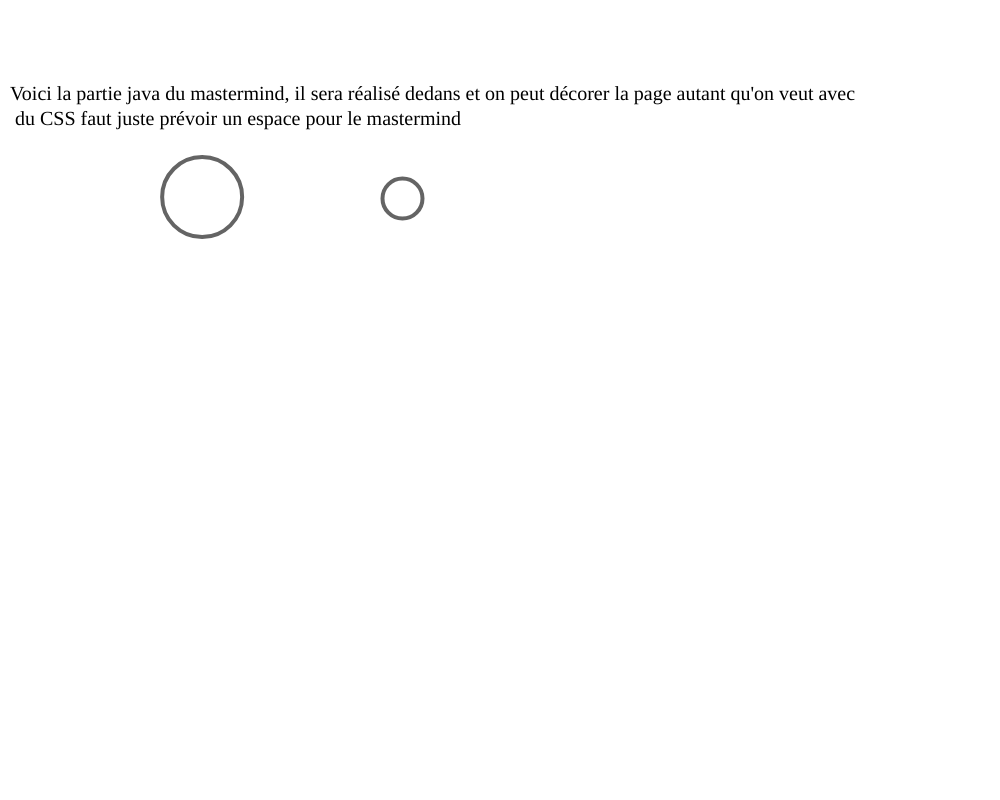
Frame 1 (no input)
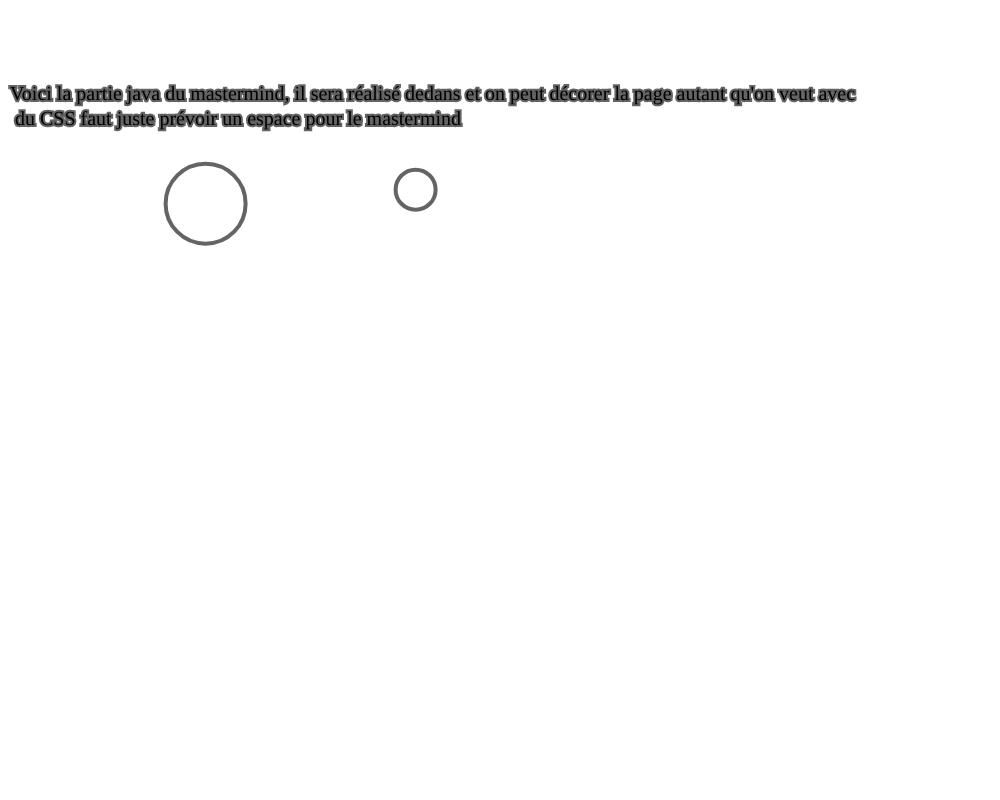
Frame 60 (no input)
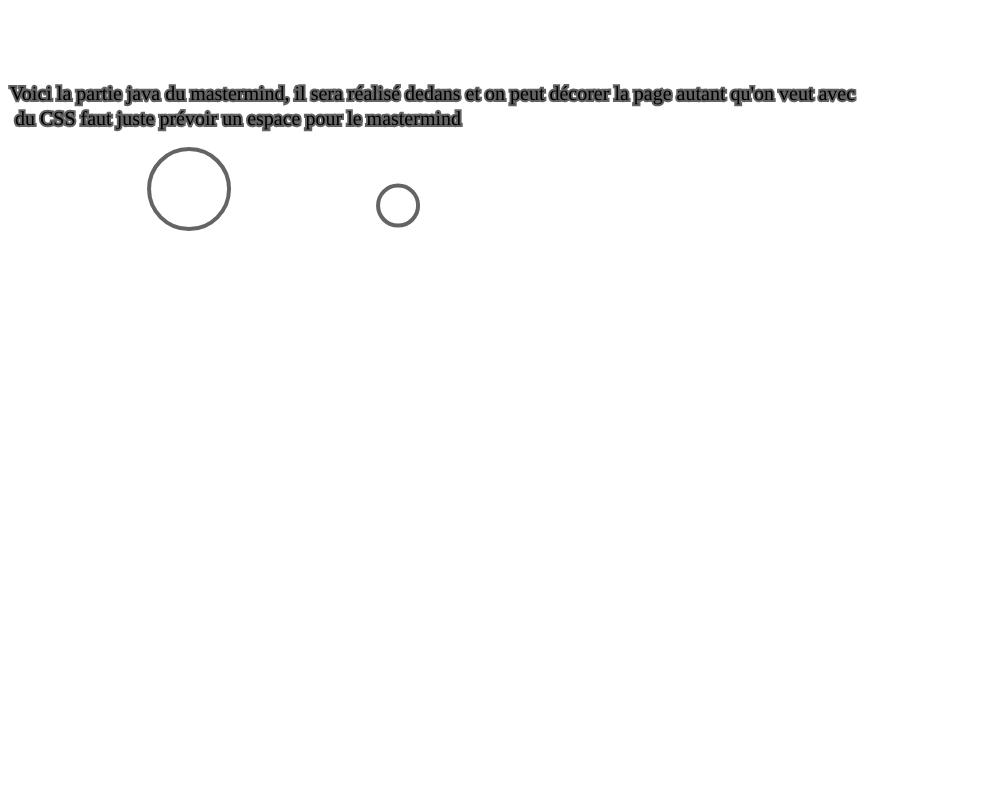
Frame 120 (the mouse pressed at the canvas centre since frame 60)

The p5.js sketch that drew these frames (run headless with seeded random() and noise() and a simulated clock; from frame 60 on, the mouse is pressed at the canvas centre):

// p5.js sketch
// ── sketch.js
//P5.js :D

let bubble1;
let bubble2;

function setup() {
  createCanvas(1000, 800);
  bubble1 = new Bubble(200, 200, 40);
  bubble2 = new Bubble(400, 200, 20);
}

function draw() {
  background(255);
  fill(0);
  textSize(20);
  textFont("Georgia");
  text("Voici la partie java du mastermind, il sera réalisé dedans et on peut décorer la page autant qu'on veut avec\n du CSS faut juste prévoir un espace pour le mastermind",10,100);
  bubble1.move();
  bubble1.show();
  bubble2.move();
  bubble2.show();
}

class Bubble {
  constructor(x, y, r) {
    this.x = x;
    this.y = y;
    this.r = r;
  }

  move() {
    this.x = this.x + random(-5, 5);
    this.y = this.y + random(-5, 5);
  }

  show() {
    stroke(100);
    strokeWeight(4);
    noFill();
    ellipse(this.x, this.y, this.r * 2);
  }
}

// ── MasterMind.css
h1 {
    color: #5f91ff;
}


.home {
	position: absolute;
	top:5%;
	left:90%;
}

/*les étoiles que tu aimes Paul*/
.backgroundNight {
    background: radial-gradient(ellipse at bottom, #1b2735 0%, #090a0f 100%);
    height: 50vh;
    overflow: hidden;
    display: -webkit-box;
    display: block;
  }
  
  .anim {
    -webkit-box-align: stretch;
            align-items: stretch;
  }
  
  .night {
    position: relative;
    width: 100%;
    height: 100%;
    -webkit-transform: rotateZ(45deg);
            transform: rotateZ(45deg);
  }
  
  .shooting_star {
    position: absolute;
    left: 0%;
    top: 0%;
    height: 4px;
    background: linear-gradient(-45deg, #5f91ff, rgba(0, 0, 255, 0));
    border-radius: 999px;
    -webkit-filter: drop-shadow(0 0 6px #699bff);
            filter: drop-shadow(0 0 6px #699bff);
    -webkit-animation: tail 3000ms ease-in-out infinite, shooting 3000ms ease-in-out infinite;
            animation: tail 3000ms ease-in-out infinite, shooting 3000ms ease-in-out infinite;
  }
  .shooting_star::before, .shooting_star::after {
    content: '';
    position: absolute;
    top: calc(100% - 1px);
    right: 0;
    height: 4px;
    background: linear-gradient(-45deg, rgba(0, 0, 255, 0), #5f91ff, rgba(0, 0, 255, 0));
    -webkit-transform: translateX(100%) rotateZ(45deg);
            transform: translateX(100%) rotateZ(45deg);
    border-radius: 100%;
    -webkit-animation: shining 3000ms ease-in-out infinite;
            animation: shining 3000ms ease-in-out infinite;
  }
  .shooting_star::after {
    -webkit-transform: translateX(100%) rotateZ(-45deg);
            transform: translateX(100%) rotateZ(-45deg);
  }
  .shooting_star:nth-child(1) {
    top: calc(100% - 6px);
    left: calc(100% - 178px);
    -webkit-animation-delay: 90ms;
            animation-delay: 90ms;
  }
  .shooting_star:nth-child(1)::before, .shooting_star:nth-child(1)::after, .shooting_star:nth-child(1)::after {
    -webkit-animation-delay: 90ms;
            animation-delay: 90ms;
  }
  .shooting_star:nth-child(2) {
    top: calc(100% - -92px);
    left: calc(100% - 198px);
    -webkit-animation-delay: 9800ms;
            animation-delay: 9800ms;
  }
  .shooting_star:nth-child(2)::before, .shooting_star:nth-child(2)::after, .shooting_star:nth-child(2)::after {
    -webkit-animation-delay: 9800ms;
            animation-delay: 9800ms;
  }
  .shooting_star:nth-child(3) {
    top: calc(100% - 9px);
    left: calc(100% - 99px);
    -webkit-animation-delay: 378ms;
            animation-delay: 378ms;
  }
  .shooting_star:nth-child(3)::before, .shooting_star:nth-child(3)::after, .shooting_star:nth-child(3)::after {
    -webkit-animation-delay: 378ms;
            animation-delay: 378ms;
  }
  .shooting_star:nth-child(4) {
    top: calc(100% - 178px);
    left: calc(100% - 269px);
    -webkit-animation-delay: 1002ms;
            animation-delay: 1002ms;
  }
  .shooting_star:nth-child(4)::before, .shooting_star:nth-child(4)::after, .shooting_star:nth-child(4)::after {
    -webkit-animation-delay: 1002ms;
            animation-delay: 1002ms;
  }
  .shooting_star:nth-child(5) {
    top: calc(100% - -163px);
    left: calc(100% - 100px);
    -webkit-animation-delay: 6810ms;
            animation-delay: 6810ms;
  }
  .shooting_star:nth-child(5)::before, .shooting_star:nth-child(5)::after, .shooting_star:nth-child(5)::after {
    -webkit-animation-delay: 6810ms;
            animation-delay: 6810ms;
  }
  .shooting_star:nth-child(6) {
    top: calc(100% - 47px);
    left: calc(100% - 200px);
    -webkit-animation-delay: 1098ms;
            animation-delay: 1098ms;
  }
  .shooting_star:nth-child(6)::before, .shooting_star:nth-child(6)::after, .shooting_star:nth-child(6)::after {
    -webkit-animation-delay: 1098ms;
            animation-delay: 1098ms;
  }
  .shooting_star:nth-child(7) {
    top: calc(100% - -37px);
    left: calc(100% - 241px);
    -webkit-animation-delay: 9494ms;
            animation-delay: 9494ms;
  }
  .shooting_star:nth-child(7)::before, .shooting_star:nth-child(7)::after, .shooting_star:nth-child(7)::after {
    -webkit-animation-delay: 9494ms;
            animation-delay: 9494ms;
  }
  .shooting_star:nth-child(8) {
    top: calc(100% - -129px);
    left: calc(100% - 141px);
    -webkit-animation-delay: 1677ms;
            animation-delay: 1677ms;
  }
  .shooting_star:nth-child(8)::before, .shooting_star:nth-child(8)::after, .shooting_star:nth-child(8)::after {
    -webkit-animation-delay: 1677ms;
            animation-delay: 1677ms;
  }
  .shooting_star:nth-child(9) {
    top: calc(100% - 187px);
    left: calc(100% - 245px);
    -webkit-animation-delay: 3182ms;
            animation-delay: 3182ms;
  }
  .shooting_star:nth-child(9)::before, .shooting_star:nth-child(9)::after, .shooting_star:nth-child(9)::after {
    -webkit-animation-delay: 3182ms;
            animation-delay: 3182ms;
  }
  .shooting_star:nth-child(10) {
    top: calc(100% - -177px);
    left: calc(100% - 79px);
    -webkit-animation-delay: 6017ms;
            animation-delay: 6017ms;
  }
  .shooting_star:nth-child(10)::before, .shooting_star:nth-child(10)::after, .shooting_star:nth-child(10)::after {
    -webkit-animation-delay: 6017ms;
            animation-delay: 6017ms;
  }
  .shooting_star:nth-child(11) {
    top: calc(100% - 152px);
    left: calc(100% - 285px);
    -webkit-animation-delay: 5995ms;
            animation-delay: 5995ms;
  }
  .shooting_star:nth-child(11)::before, .shooting_star:nth-child(11)::after, .shooting_star:nth-child(11)::after {
    -webkit-animation-delay: 5995ms;
            animation-delay: 5995ms;
  }
  .shooting_star:nth-child(12) {
    top: calc(100% - -180px);
    left: calc(100% - 226px);
    -webkit-animation-delay: 979ms;
            animation-delay: 979ms;
  }
  .shooting_star:nth-child(12)::before, .shooting_star:nth-child(12)::after, .shooting_star:nth-child(12)::after {
    -webkit-animation-delay: 979ms;
            animation-delay: 979ms;
  }
  .shooting_star:nth-child(13) {
    top: calc(100% - 16px);
    left: calc(100% - 23px);
    -webkit-animation-delay: 5542ms;
            animation-delay: 5542ms;
  }
  .shooting_star:nth-child(13)::before, .shooting_star:nth-child(13)::after, .shooting_star:nth-child(13)::after {
    -webkit-animation-delay: 5542ms;
            animation-delay: 5542ms;
  }
  .shooting_star:nth-child(14) {
    top: calc(100% - 163px);
    left: calc(50% - 264px);
    -webkit-animation-delay: 5175ms;
            animation-delay: 5175ms;
  }
  .shooting_star:nth-child(14)::before, .shooting_star:nth-child(14)::after, .shooting_star:nth-child(14)::after {
    -webkit-animation-delay: 5175ms;
            animation-delay: 5175ms;
  }
  .shooting_star:nth-child(15) {
    top: calc(50% - 49px);
    left: calc(50% - 175px);
    -webkit-animation-delay: 9771ms;
            animation-delay: 9771ms;
  }
  .shooting_star:nth-child(15)::before, .shooting_star:nth-child(15)::after, .shooting_star:nth-child(15)::after {
    -webkit-animation-delay: 9771ms;
            animation-delay: 9771ms;
  }
  .shooting_star:nth-child(16) {
    top: calc(50% - 27px);
    left: calc(50% - 291px);
    -webkit-animation-delay: 5599ms;
            animation-delay: 5599ms;
  }
  .shooting_star:nth-child(16)::before, .shooting_star:nth-child(16)::after, .shooting_star:nth-child(16)::after {
    -webkit-animation-delay: 5599ms;
            animation-delay: 5599ms;
  }
  .shooting_star:nth-child(17) {
    top: calc(50% - 182px);
    left: calc(50% - 214px);
    -webkit-animation-delay: 225ms;
            animation-delay: 225ms;
  }
  .shooting_star:nth-child(17)::before, .shooting_star:nth-child(17)::after, .shooting_star:nth-child(17)::after {
    -webkit-animation-delay: 225ms;
            animation-delay: 225ms;
  }
  .shooting_star:nth-child(18) {
    top: calc(50% - 151px);
    left: calc(50% - 146px);
    -webkit-animation-delay: 2532ms;
            animation-delay: 2532ms;
  }
  .shooting_star:nth-child(18)::before, .shooting_star:nth-child(18)::after, .shooting_star:nth-child(18)::after {
    -webkit-animation-delay: 2532ms;
            animation-delay: 2532ms;
  }
  .shooting_star:nth-child(19) {
    top: calc(50% - 138px);
    left: calc(50% - 57px);
    -webkit-animation-delay: 2382ms;
            animation-delay: 2382ms;
  }
  .shooting_star:nth-child(19)::before, .shooting_star:nth-child(19)::after, .shooting_star:nth-child(19)::after {
    -webkit-animation-delay: 2382ms;
            animation-delay: 2382ms;
  }
  .shooting_star:nth-child(20) {
    top: calc(50% - -51px);
    left: calc(50% - 151px);
    -webkit-animation-delay: 737ms;
            animation-delay: 737ms;
  }
  .shooting_star:nth-child(20)::before, .shooting_star:nth-child(20)::after, .shooting_star:nth-child(20)::after {
    -webkit-animation-delay: 737ms;
            animation-delay: 737ms;
  }
  
  @-webkit-keyframes tail {
    0% {
      width: 0;
    }
    30% {
      width: 100px;
    }
    100% {
      width: 0;
    }
  }
  
  @keyframes tail {
    0% {
      width: 0;
    }
    30% {
      width: 100px;
    }
    100% {
      width: 0;
    }
  }
  @-webkit-keyframes shining {
    0% {
      width: 0;
    }
    50% {
      width: 30px;
    }
    100% {
      width: 0;
    }
  }
  @keyframes shining {
    0% {
      width: 0;
    }
    50% {
      width: 30px;
    }
    100% {
      width: 0;
    }
  }
  @-webkit-keyframes shooting {
    0% {
      -webkit-transform: translateX(0);
              transform: translateX(0);
    }
    100% {
      -webkit-transform: translateX(300px);
              transform: translateX(300px);
    }
  }
  @keyframes shooting {
    0% {
      -webkit-transform: translateX(0);
              transform: translateX(0);
    }
    100% {
      -webkit-transform: translateX(300px);
              transform: translateX(300px);
    }
  }
  @-webkit-keyframes sky {
    0% {
      -webkit-transform: rotate(45deg);
              transform: rotate(45deg);
    }
    100% {
      -webkit-transform: rotate(405deg);
              transform: rotate(405deg);
    }
  }
  @keyframes sky {
    0% {
      -webkit-transform: rotate(45deg);
              transform: rotate(45deg);
    }
    100% {
      -webkit-transform: rotate(405deg);
              transform: rotate(405deg);
    }
  }
// ── MasterMind.js
var MasterMindJS = { //Objet MastermindJS, les options sont variables ainsi on pourra augmenter la difficulté du jeu
    name: 'MasterMindJS',
    colors: {
        1: '#000000', // noir
        2: '#FFFFFF', // blanc
        3: '#CC3333', // rouge
        4: '#ff9600', // orange
        5: '#fff000', // jaune
        6: '#0005c2', // bleu
        7: '#00d8d5', // cyan
        8: '#8a05fa', // violet
        },
        
        settings: {
        lines: 12, // lignes disponibles pour arriver au résultat
        columns: 4, // colonnes de couleurs
        colors: 6, // couleurs disponibles
        },
        
        game: {
        turn: 1, // tour en cours
        column: 1, // colonne en cours
        selection: new Array(), // sélection de couleur du joueur
        soluce: new Array(), // solution de la partie
        },

        difficulties: { //les différents modes de difficulté
            easy: {
            lines: 12,
            columns: 4,
            colors: 5,
            double: false,
            locCheck: true,
            },
            normal: {
            lines: 12,
            columns: 4,
            colors: 6,
            double: true,
            locCheck: true,
            },
            hard: {
            lines: 12,
            columns: 5,
            colors: 8,
            double: true,
            locCheck: false,
            },
            extreme: {
            lines: 12,
            columns: 6,
            colors: 8,
            double: true,
            locCheck: false,
            },
            },

        initialise: function() { //appelée une fois, directement au lancement de la fenêtre
            this.startGame('easy');
            },

        startGame: function(difficulty) { //lance le début d'une partie avec l'affichage du plateau, remise à 0 de la partie et définition d'une solution
                this.settings = this.difficulties[difficulty]; //on commence avec la difficulté choisie
                this.drawGameBoard();
                this.resetGame();
                this.defineSoluce();
                },

        drawGameBoard: function() {
            board = document.getElementById('plateau');
            board.innerHTML = '';
            
            for (i = this.settings['lines']; i>0; i--) {
            
                //définition d'une ligne
            line = document.createElement('tr');
            line.id = 'turn-'+i;
            
                //définition d'une cellule du tableau
            cell = document.createElement('td');
            cell.innerHTML = i;
            cell.style.width = '32px';
            line.appendChild(cell);
            
            //les cellules où l'on rentre nos valeurs
            for (j = 1; j <= this.settings['columns']; j++) { 
            cell = document.createElement('td');
            cell.innerHTML = '';
            cell.id = 'turn-'+i+'-'+j;
            cell.style.width = '32px';
            cell.setAttribute('onclick', this.name+'.selectColumn('+i+', '+j+');');
            line.appendChild(cell);
            }
            
            // les cellules de résultat à droite !!!
            for (j = 1; j <= this.settings['columns']; j++) { 
            cell = document.createElement('td');
            cell.innerHTML = '';
            cell.id = 'result-'+i+'-'+j;
            cell.style.width = '16px';
            line.appendChild(cell);
            }
            
            //je sais pas
            cell = document.createElement('td');
            cell.innerHTML = 'OK';
            cell.id = 'valid-'+i;
            cell.className = 'valid';
            cell.style.width = '16px';
            cell.setAttribute('onclick', this.name+'.checkLine('+i+');');
            line.appendChild(cell);
            
            board.appendChild(line);
            }
            
            colorSelector = document.getElementById('colorSelector');
            colorSelector.innerHTML = '';
            
            //les couleurs que l'on selectionne
            line = document.createElement('tr');
            for (i=1; i <= this.settings['colors']; i++) {
            cell = document.createElement('td');
            cell.innerHTML = '';
            cell.style.width = '32px';
            line.appendChild(cell);
            
            //les pions
            pion = document.createElement('div');
            pion.className = 'pion';
            pion.style.background = this.colors[i];
            pion.setAttribute('onclick', this.name+'.selectColor('+i+');');
            cell.appendChild(pion);
            }
            colorSelector.appendChild(line);
            },

            //remise à zero du jeu
            resetGame: function() {
                this.game['turn'] = 1;
                this.game['column'] = 1;
                
                document.getElementById('turn-1').className = 'selected';
                document.getElementById('turn-1-1').className = 'selected';
                },

                //solution aléatoire de couleurs à définir
            defineSoluce: function() {
                this.game['soluce'] = new Array();
                for (i = 1; i <= this.settings['columns']; i++) {
                color = parseInt(Math.random()*this.settings['colors'])+1; //on défini une couleur aléatoire qu'on ajoute à la liste
                while (this.settings['double'] == false && this.game['soluce'].indexOf(color) != -1) {
                    color = parseInt(Math.random()*this.settings['colors'])+1; //tant que la couleur est déjà dans la liste on reprend une autre couleur
                    }
                this.game['soluce'][i] = color;
                  }
                },

            selectColor: function(color) {
                /* Verifie si la partie est toujours active */
                if (this.game['turn'] == -1) {
                return;
                }
                
                /* Retire la precedente selection si elle existe */
                document.getElementById('turn-'+this.game['turn']+'-'+this.game['column']).innerHTML = '';
                
                /* Ajoute la couleur a la selection faite par le joueur */
                this.game['selection'][this.game['column']] = color;
                
                /* Ajoute visuellement la couleur sur le plateau */
                pion = document.createElement('div');
                pion.className = 'pion';
                pion.style.background = this.colors[color];
                document.getElementById('turn-'+this.game['turn']+'-'+this.game['column']).appendChild(pion);
                
                /* Retire le marquage visuel de la case courante */
                document.getElementById('turn-'+this.game['turn']+'-'+this.game['column']).className = '';
                
                /* Verifie que le curseur n est pas sur la derniere case */
                if (this.game['column'] == this.settings['columns']) {
                /* Place le curseur a la premiere case */
                this.game['column'] = 1;
                } else {
                /* Deplace le curseur du joueur sur la case suivante */
                this.game['column'] ++;
                }
                
                /* Ajoute le marquage visuel sur la nouvelle case courante */
                document.getElementById('turn-'+this.game['turn']+'-'+this.game['column']).className = 'selected';
                },

                //permet de cliquer sur une case poru chosir où l'on place notre pion
            selectColumn: function(line, column) {
                /* Verifie si la ligne est bien la ligne courante, verifie en meme temps, si la partie est toujours active */
                if (line != this.game['turn']) {
                return;
                }
                    
                /* Retire le marquage visuel de la case courante */
                document.getElementById('turn-'+line+'-'+this.game['column']).className = '';
                    
                /* Selectionne la nouvelle colonne */
                this.game['column'] = column;
                    
                /* Applique le marquage visuel sur la nouvelle case courante */
                document.getElementById('turn-'+line+'-'+this.game['column']).className = 'selected';
                },

            //méthode pour vérifier que les pions placés sont corrects, donc équivalents aux couleurs choisies par defineSoluce
            checkLine: function(line) {
                /* Verifie si la ligne est bien la ligne courante, verifie en meme temps, si la partie est toujours active */
                if (line != this.game['turn']) {
                return;
                }
                
                /* Verifie que la ligne a ete entierement remplie par le joueur */
                for (i = 1; i <= this.settings['columns']; i++) {
                if (!this.game['selection'][i]) {
                return;
                }
                }
                
                /* Duplique la solution pour pouvoir la modifier sans alterer l originale */
                soluce = this.game['soluce'].slice(0);
                
                /* Initialise les variables de verification */
                correct = 0;
                misplaced = 0;
                
                /* Verifie les pions bien places */
                for (i = 1; i <= this.settings['columns']; i++) {
                if (this.game['selection'][i] == soluce[i]) {
                correct++;
                soluce[i] = 0;
                this.game['selection'][i] = 0;
                }
                }
                
                /* Verifie si tous les pions sont biens places, et auquel cas, afficher la victoire */
                if (correct == this.settings['columns']) {
                /* Utilise un return pour sortir de la method et ne pas continuer la verification */
                return this.displayWin();
                }
                
                /* Verifie les pions mal places, parmi les pions restant */
                for (i = 1; i <= this.settings['columns']; i++) {
                if (this.game['selection'][i] == 0) {
                continue;
                }
                loc = soluce.indexOf(this.game['selection'][i]);
                
                if (loc != -1) {
                this.game['selection'][i] = 0;
                soluce[loc] = 0;
                misplaced++;
                }
                }
                
                /* Affiche le bon nombre de pions bien places */
                for (i = 1; i <= correct; i++) {
                pion = document.createElement('div');
                pion.className = 'correct';
                document.getElementById('result-'+this.game['turn']+'-'+i).appendChild(pion);
                }
                
                /* Affiche le bon nombre de pions mal places */
                for (j = i; j < i+misplaced; j++) {
                pion = document.createElement('div');
                pion.className = 'misplaced';
                document.getElementById('result-'+this.game['turn']+'-'+j).appendChild(pion);
                }
                
                /* Prepare le jeu pour le tour suivant */
                
                /* Re-initialise la selection du joueur */
                this.game['selection'] = new Array();
                
                /* Retire le marquage visuel de la ligne courante  */
                document.getElementById('turn-'+this.game['turn']).className = '';
                
                /* Verifie que la ligne n etait pas la derniere, si auquel cas, afficher la defaite */
                if (this.game['turn'] == this.settings['lines']) {
                /* Utilise un return pour sortir de la method et ne pas continuer la verification */
                return this.displayLose();
                }
                
                /* Deplace le curseur sur la ligne suivante */
                this.game['turn'] ++;
                
                /* Applique le marquage sur la nouvelle ligne courante */
                document.getElementById('turn-'+this.game['turn']).className = 'selected';
                
                /* Place le curseur sur la premiere case */
                this.game['column'] = 1;
                
                /* Applique le marquage sur la premiere case */
                document.getElementById('turn-'+this.game['turn']+'-1').className = 'selected';
                },
            
                //si on gagne
                displayWin: function() {
                    /* Affiche le resultat dans l espace dedie, en couleur */
                    document.getElementById('result').innerHTML = 'Victoire !!!';
                    document.getElementById('result').style.color = '#43b456';
                    document.getElementById('result').style.fontSize = "100px";
                    
                    /* Affiche le marquage specific a la victoire sur la ligne courante */
                    document.getElementById('turn-'+this.game['turn']).className = 'win';
                    
                    /* Marque la fin de la partie en indiquant une valeur null au tour en cours */
                    this.game['turn'] = -1;
                    },
                    
                //si on perd
                displayLose: function() {
                    /* Affiche le resultat dans l espace dedie, en couleur */
                    document.getElementById('result').innerHTML = 'Perdu';
                    document.getElementById('result').style.color = '#CC3333';
                    
                    /* Marque la fin de la partie en indiquant une valeur nulle au tour en cours */
                    this.game['turn'] = -1;
                    },
};
// ── classes.js
function selectedColor(x) { //prend en paramètre r,g,b,p,y,br,bl,w
  if (x == "r") { //rouge
    fill(255, 0, 0);
  } else if (x == "b") {
    fill(0, 0, 255);
  } //bleu
  else if (x == "b") {
    fill(0, 255, 0);
  } //vert
  else if (x == "b") {
    fill(214, 245, 17);
  } //jaune
  else if (x == "b") {
    fill(164, 25, 143);
  } //violet
  else if (x == "b") {
    fill(100, 66, 34);
  } //marron
  else if (x == "b") {
    fill(0);
  } //noir
  else if (x == "b") {
    fill(255);
  } //blanc
}

function isInside(x, y, objX, objY, objWidth) { //vérifie si l'on est dans un carré
  if (x > objX && x < objX + objWidth) {
    if (y > objY && y < objY + objWidth) {
      return true;
    } else {
      return false;
    }

  } else {
    return false;
  }
}

function isInsideRec(x, y, objX, objY, objWidth, objHeight) { //vérifie si l'on est //dans un rectangle
  if (x > objX && x < objX + objWidth) {
    if (y > objY && y < objY + objHeight) {
      return true;
    } else {
      return false;
    }

  } else {
    return false;
  }
}

//les cases du mastermind, on peut cliquer dessus pour mettre la couleur choisie
//attention on ne peut changer qu'une ligne à la fois
class caseMaster {
  constructor(x, y, side) {
    this.x = x;
    this.y = y;
    this.s = side;
    this.col = 0;

  }
  show() {
    fill(150, 0, 200, this.col);
    rect(this.x, this.y, this.s, this.s);
  }
}

//cases de résultat, on ne peut pas y toucher et elles affichent si on a de bonnes
//réponses
class caseResult {
  constructor(x, y, side) {
    this.x = x;
    this.y = y;
    this.s = side;
  }
  show() {
    rect(this.x, this.y, this.s, this.s);
  }
}

//cases de couleur sur lesquelles on clique
class caseChoice {
  constructor(x, y, side, col) {
    this.x = x;
    this.y = y;
    this.s = side;
    selectedColor(col);
    rect(this.x, this.y, this.s, this.s);
  }
}

class Button {
  constructor(x, y, w, h, r, g, b, sent) {
    this.x = x;
    this.y = y;
    this.w = w;
    this.h = h;
    this.r = r;
    this.g = g;
    this.b = b;
    this.sent = sent;
  }
  show() {
    stroke(255);
    strokeWeight(2);
    fill(this.r, this.g, this.b);
    rect(this.x, this.y, this.w, this.h);
    noStroke();
    fill(255);
    textSize(15);
    text(this.sent, this.x + 10, this.y + 20);
  }
}
// ── main.js
let casesMaster = []; //tableau pour les cases du mastermind
let casesResult = []; //les cases des résultats
let casesChoice = []; //les cases avec choix des couleurs

butadd = new Button(600,300,100,40,54,180,220,"Ajouter case");
butdel = new Button(750,300,100,40,54,180,220,"Retirer case");

let mode = "facile"; //mode de difficulté
let nbCases =4;

function setup() {
  createCanvas(1000,800);
  
  
 for (let j = 1; j <= 12; j++) { //12 colonnes
        for (let i =0; i<4; i++) { //4 lignes
         let c = new caseMaster(i*50+100, j*50+50, 50);
    casesMaster.push(c);
         
        }
      }
  
}

function draw() {
  background(220);
  
  butadd.show();
  butdel.show();
  noStroke();
  fill(255);
  textSize(35);
  text("Changer la difficulté :",550,200);
   
  
  hover();
  showTabs();
  
}

function mousePressed () {
  if (isInsideRec(mouseX,mouseY,butadd.x,butadd.y,butadd.w,butadd.h)  ==true) { //si on clique sur ajouter case
    let x = casesMaster[casesMaster.length-1].x+50;
      for (let j = 1; j <= 12; j++) { //12 colonnes
   let c = new caseMaster(x,j*50+50,50);
    casesMaster.push(c);
        
   }
    nbCases++;
  }
  else if (isInsideRec(mouseX,mouseY,750,300,100,40)  ==true) { //si on clique sur retirer case
    if (casesMaster.length > 48) {
     for (let j = 1; j <= 12; j++) { //12 colonnes
           casesMaster.splice(casesMaster.length-1, 1);
    casesResult.splice(casesResult.length-1,1);
           }
     }
    nbCases--;
  }
}

function hover() { //si la souris est sur un élement
  if (isInsideRec(mouseX,mouseY,butadd.x,butadd.y,butadd.w,butadd.h)  ==true) { //ajouter case
    butadd.g=0;
  } 
  else {
    butadd.g = 180;
  }
  //retirer case
   if (isInsideRec(mouseX,mouseY,750,300,100,40) ==true) {
    butdel.r=200;
     if (casesMaster.length <= 48) {
       textSize(20);
     text ("Nombre de cases déjà au minimum !!!",500,400);
     }
  }
  else { butdel.r =54;}
  
  //sur une case de la dernière ligne du mastermind
  for (let i=1; i<=nbCases; i++) {
   if (isInside(mouseX,mouseY,casesMaster[casesMaster.length-i].x,casesMaster[casesMaster.length-i].y,50)==true) {
     casesMaster[casesMaster.length-i].col = 255;
   }
    else {
      casesMaster[casesMaster.length-i].col = 0;
    }
  }
}

function showTabs () {
  for (let i = 0; i < casesMaster.length; i++) {
    /*if (casesMaster[i].contains(mouseX, mouseY)) {
      bubbles[i].changeColor(255);
    } else {
      bubbles[i].changeColor(0);
    }*/
    noFill();
    stroke(0);
    casesMaster[i].show();
  }
   for (let j = 1; j <= 12; j++) { //12 colonnes
   textSize(20);
   text(j,casesMaster[casesMaster.length-1].x+60,j*50+80);
   }
}
